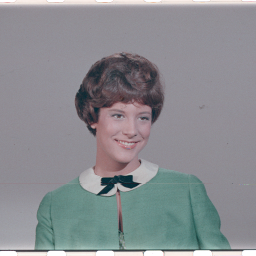
#> input picture example-images/4.1.03.tiff, 256 x 256 px, found by its file name
$ python main_paper.py
#> lines starting #> are read from the running program, lines starting #| are printed output that depends on the picture; long printed decimals are rounded
import cv2
import numpy as np
import pywt
from scipy.fftpack import dct, idct
import random
import os

# Read the image
image_path = 'example-images\\4.1.03.tiff'  # Directly set the image path here
img = cv2.imread(image_path)
#> img is the input picture: shape (256, 256, 3); mean B, G, R 144, 140, 137.6

# Convert to grayscale and double precision
img_gray = cv2.cvtColor(img, cv2.COLOR_BGR2GRAY)
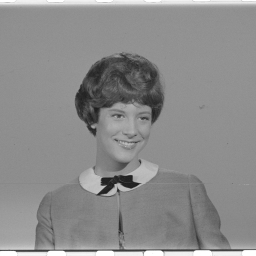
#> img_gray: shape (256, 256); min 28, max 255, mean 139.7
cv2.imwrite('original_img.jpg', img_gray)
img_double = np.double(img_gray) / 255.0

A = img_double  # Host image

# DWT Decomposition
LLr, (LHr, HLr, HHr) = pywt.dwt2(A, 'db1')
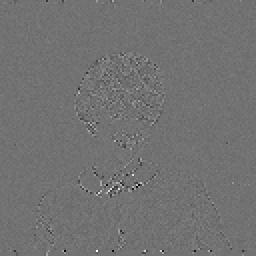
#> HHr: shape (128, 128) float64 (shown 2 times larger); min -0.153, max 0.188, mean 8.52e-05; drawn with min black and max white
LLr2, (LHr2, HLr2, HHr2) = pywt.dwt2(LLr, 'db1')
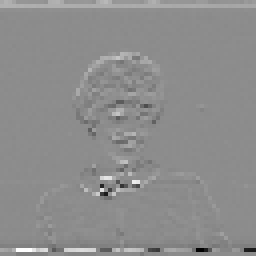
#> LHr2: shape (64, 64) float64 (shown 4 times larger); min -1.07, max 0.87, mean 0.00528; drawn with min black and max white
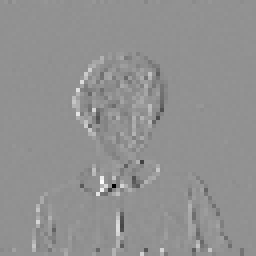
#> HLr2: shape (64, 64) float64 (shown 4 times larger); min -0.847, max 0.634, mean 0.000345; drawn with min black and max white
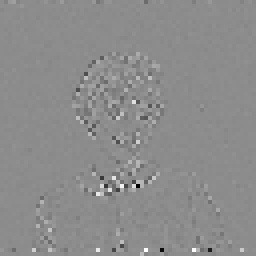
#> HHr2: shape (64, 64) float64 (shown 4 times larger); min -0.404, max 0.329, mean 0.000371; drawn with min black and max white

I = LLr2
sizeofllr = I.shape  # Subband size
#> sizeofllr = (64, 64)

b = 255  # Length of watermark
wp = np.random.randint(-2, 2, b)

w = np.where(wp > -1, 1, -1)
wt = I

# Random location selection
n = 1
m = np.arange(2, b+2)
Top = np.zeros((n, len(m)))
for o in range(n):
    Top[o, :] = np.random.permutation(m)

number = Top
numbernew = Top
r, c = wt.shape
#> r = 64; c = 64
n = r
#> n = 64

# Zigzag
zig = []
k = 0
for i in range(1, n+1):
    for j in range(1, i+1):
        if i % 2 == 0:
            zig.append(wt[j-1, i-j])
        else:
            zig.append(wt[i-j, j-1])
        k += 1
#> after the loop, k = 2080; zig = 2080 values, max 3.99 at index 2079, min 0.616 at index 1011, mean 2.18

for i in range(1, n):
    for j in range(1, n-i+1):
        if i % 2 == 0:
            zig.append(wt[n-j, j+i-1])
        else:
            zig.append(wt[i+j-1, n-j])
#> after the loop, zig = 4096 values, max 4 at index 2143, min 0.529 at index 2801, mean 2.19

zig = np.array(zig)

# Create parallel vectors
x1 = zig[1::2]
#> x1 = 2048 values, max 4 at index 1071, min 0.529 at index 1400, mean 2.19
x2 = zig[::2]
#> x2 = 2048 values, max 4 at index 1677, min 0.544 at index 1451, mean 2.19

# DCT
x1d = dct(x1, norm='ortho')
#> x1d = 2048 values, max 99.3 at index 0, min -1.98 at index 7, mean 0.0811
x2d = dct(x2, norm='ortho')
#> x2d = 2048 values, max 99.07 at index 0, min -2.05 at index 7, mean 0.0735

# Embedding
number_flat = number.flatten().astype(int)  # Flatten the array to make it 1D
xp1 = 0.5 * (x1d[number_flat] + x2d[number_flat]) + 0.1 * w
#> xp1 = 255 values, max 3.3 at index 58, min -2.11 at index 86, mean 0.103
xp2 = 0.5 * (x1d[number_flat] + x2d[number_flat]) - 0.1 * w
#> xp2 = 255 values, max 3.5 at index 58, min -1.91 at index 86, mean 0.102

x1d[number_flat] = xp1
x2d[number_flat] = xp2

# Inverse DCT
xid1 = idct(x1d, norm='ortho')
#> xid1 = 2048 values, max 4.07 at index 1995, min 0.443 at index 1368, mean 2.19
xid2 = idct(x2d, norm='ortho')
#> xid2 = 2048 values, max 4.14 at index 2046, min 0.521 at index 505, mean 2.19

x = np.zeros_like(zig)
#> x = 4096 values from 0 to 0
x[1::2] = xid1
x[::2] = xid2

# Inverse Zigzag
inz = np.zeros_like(wt)
k = 0
for i in range(1, n+1):
    for j in range(1, i+1):
        if i % 2 == 0:
            inz[j-1, i-j] = x[k]
        else:
            inz[i-j, j-1] = x[k]
        k += 1
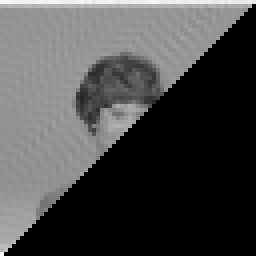
#> inz: shape (64, 64) float64 (shown 4 times larger); min 0, max 3.87, mean 1.11; drawn with min black and max white
#> after the loop, k = 2080

for i in range(1, n):
    for j in range(1, n-i+1):
        if i % 2 == 0:
            inz[n-j, j+i-1] = x[k]
        else:
            inz[i+j-1, n-j] = x[k]
        k += 1
#> after the loop, k = 4096

# Inverse DWT
preoriginalX = pywt.idwt2((inz, (LHr2, HLr2, HHr2)), 'db1')
originalX = pywt.idwt2((preoriginalX, (LHr, HLr, HHr)), 'db1')
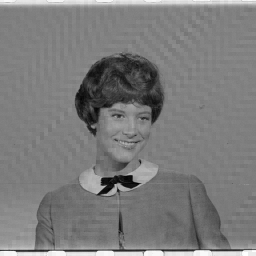
#> originalX: shape (256, 256) float64; min 0.0841, max 1.04, mean 0.548; drawn with min black and max white

# PSNR Function
def psnr(original, compressed):
    mse = np.mean((original - compressed) ** 2)
#> mse = 0.000146
    if mse == 0:
        return 100
    return 20 * np.log10(255.0 / np.sqrt(mse))

psnr_value = psnr(originalX, A)
#> psnr_value = 86.48
print(f"PSNR value: {psnr_value}")
#| PSNR value: 86.482

# Save the watermarked image
output_image = np.uint8(originalX * 255)

cv2.imwrite('pexfn2.jpg', output_image)

# Image attack test (example with compression)
cv2.imwrite('pexfn2_compressed.jpg', output_image, [cv2.IMWRITE_JPEG_QUALITY, 50])

$ run again, with example-images/1.1.02.tiff copied over example-images/4.1.03.tiff
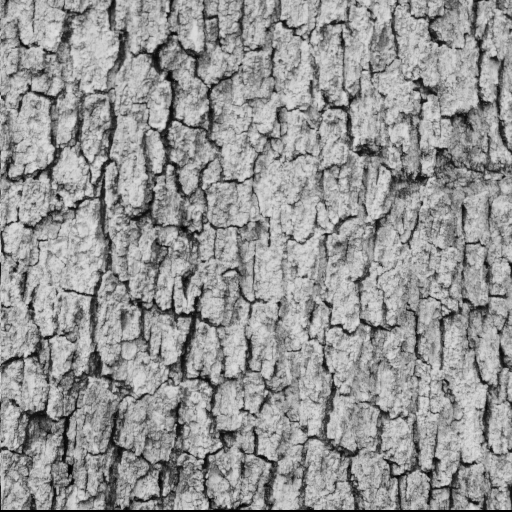
#> input picture example-images/1.1.02.tiff, 512 x 512 px, found by its file name
#> img is the input picture: shape (512, 512, 3); min 0, max 226, mean 148.5
#> `LLr2, (LHr2, HLr2, HHr2) = pywt.dwt2(LLr, 'db1')`:
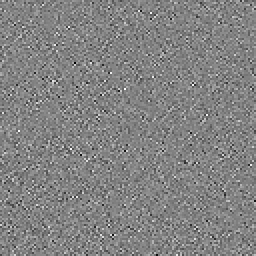
#> HHr2: shape (128, 128) float64 (shown 2 times larger); min -0.564, max 0.532, mean -0.000732; drawn with min black and max white
#> after the loop `for i in range(1, n+1):`: k = 8256; zig = 8256 values, max 3.41 at index 1644, min 0.221 at index 1910, mean 2.36
#> after the loop `for i in range(1, n):`: zig = 16384 values, max 3.41 at index 1644, min 0.133 at index 9113, mean 2.33
#> x1 = 8192 values, max 3.39 at index 1293, min 0.133 at index 4556, mean 2.33
#> x2 = 8192 values, max 3.41 at index 822, min 0.221 at index 955, mean 2.33
#> x1d = 8192 values, max 210.8 at index 0, min -2.67 at index 140, mean 0.0125
#> x2d = 8192 values, max 211 at index 0, min -3.1 at index 280, mean 0.0221
#> xp1 = 255 values, max 2.31 at index 86, min -2.95 at index 218, mean 0.0183
#> xp2 = 255 values, max 2.51 at index 86, min -2.75 at index 218, mean 0.0175
#> xid1 = 8192 values, max 3.41 at index 5374, min 0.105 at index 5863, mean 2.33
#> xid2 = 8192 values, max 3.45 at index 822, min 0.222 at index 955, mean 2.33
#> `originalX = pywt.idwt2((preoriginalX, (LHr, HLr, HHr)), 'db1')`:
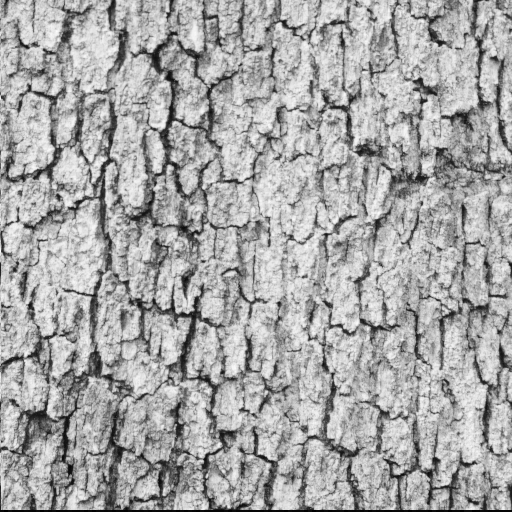
#> originalX: shape (512, 512) float64; min -0.0273, max 0.903, mean 0.582; drawn with min black and max white
#> mse = 0.000126
#> psnr_value = 87.12
#| PSNR value: 87.119

$ run again, with example-images/2.1.01.tiff copied over example-images/4.1.03.tiff
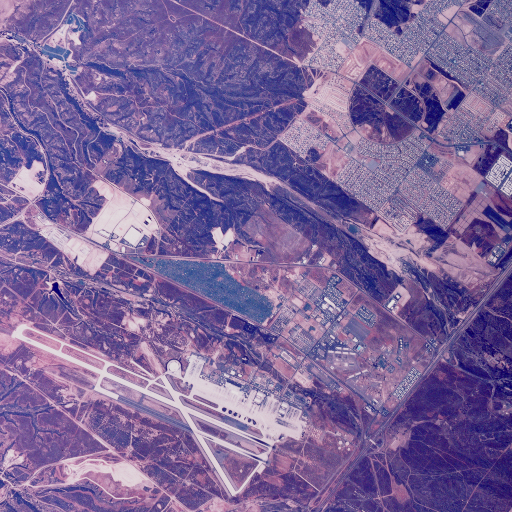
#> input picture example-images/2.1.01.tiff, 512 x 512 px, found by its file name
#> img is the input picture: shape (512, 512, 3); mean B, G, R 153.9, 102.8, 125.8
#> `LLr2, (LHr2, HLr2, HHr2) = pywt.dwt2(LLr, 'db1')`:
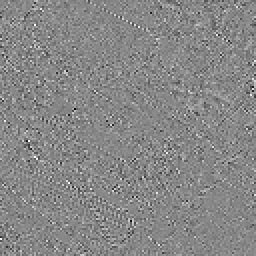
#> HHr2: shape (128, 128) float64 (shown 2 times larger); min -0.574, max 0.506, mean -0.000284; drawn with min black and max white
#> after the loop `for i in range(1, n+1):`: k = 8256; zig = 8256 values, max 3.45 at index 4245, min 0.41 at index 7624, mean 1.88
#> after the loop `for i in range(1, n):`: zig = 16384 values, max 3.45 at index 4245, min 0.363 at index 12359, mean 1.81
#> x1 = 8192 values, max 3.45 at index 2122, min 0.363 at index 6179, mean 1.81
#> x2 = 8192 values, max 3.44 at index 2122, min 0.387 at index 7876, mean 1.81
#> x1d = 8192 values, max 164 at index 0, min -12.14 at index 2, mean 0.028
#> x2d = 8192 values, max 164 at index 0, min -11.7 at index 2, mean 0.0279
#> xp1 = 255 values, max 10.17 at index 58, min -11.82 at index 175, mean 0.126
#> xp2 = 255 values, max 10.37 at index 58, min -12.02 at index 175, mean 0.125
#> xid1 = 8192 values, max 3.46 at index 3391, min 0.366 at index 4747, mean 1.81
#> xid2 = 8192 values, max 3.47 at index 2333, min 0.363 at index 7876, mean 1.81
#> after the loop `for i in range(1, n+1):`:
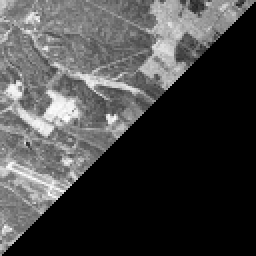
#> inz: shape (128, 128) float64 (shown 2 times larger); min 0, max 3.47, mean 0.945; drawn with min black and max white
#> mse = 8.9e-05
#> psnr_value = 88.64
#| PSNR value: 88.638

$ run again, with example-images/4.1.04.tiff copied over example-images/4.1.03.tiff
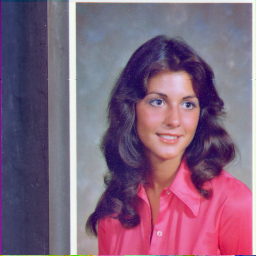
#> input picture example-images/4.1.04.tiff, 256 x 256 px, found by its file name
#> img is the input picture: shape (256, 256, 3); mean B, G, R 125.2, 99.3, 129.2
#> after the loop `for i in range(1, n+1):`: k = 2080; zig = 2080 values, max 3.79 at index 2016, min 0.39 at index 1784, mean 1.61
#> after the loop `for i in range(1, n):`: zig = 4096 values, max 3.81 at index 2619, min 0.314 at index 2567, mean 1.74
#> x1 = 2048 values, max 3.81 at index 1309, min 0.314 at index 1283, mean 1.75
#> x2 = 2048 values, max 3.81 at index 1355, min 0.39 at index 892, mean 1.74
#> x1d = 2048 values, max 79.14 at index 0, min -6.88 at index 1, mean 0.0258
#> x2d = 2048 values, max 78.7 at index 0, min -6.87 at index 5, mean 0.0255
#> xp1 = 255 values, max 3.45 at index 46, min -6.94 at index 230, mean -0.0785
#> xp2 = 255 values, max 3.25 at index 46, min -6.74 at index 230, mean -0.0793
#> xid1 = 2048 values, max 3.81 at index 1987, min 0.307 at index 1283, mean 1.75
#> xid2 = 2048 values, max 3.84 at index 1255, min 0.335 at index 815, mean 1.74
#> after the loop `for i in range(1, n+1):`:
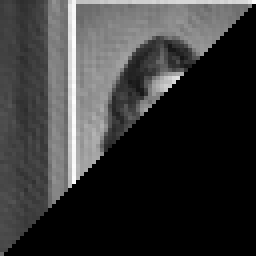
#> inz: shape (64, 64) float64 (shown 4 times larger); min 0, max 3.79, mean 0.816; drawn with min black and max white
#> mse = 0.000248
#> psnr_value = 84.19
#| PSNR value: 84.186
